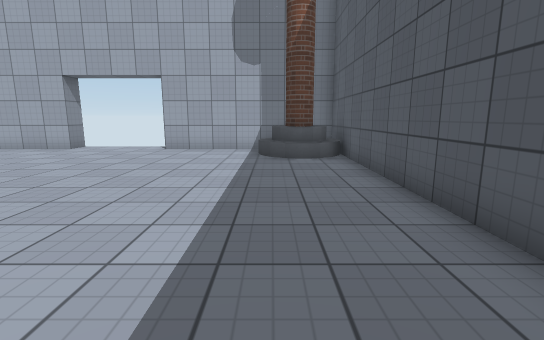
View 1 (above)

14 first-person views from a walk through a Unity game level. The camera is 1.3 m above the floor, tilts 10° down and sees 85° across. Doors are open. The floor is counted in squares, 1 m on a side. Each view is taken from the middle of a square. On the plan, view 1 faces up. The plan holds only what a view shows up to about 14 squares ahead; the rest is blank. The player is left out. Some animated figures are left out. Surface patterns are stand-ins for the level's own textures.

View 2
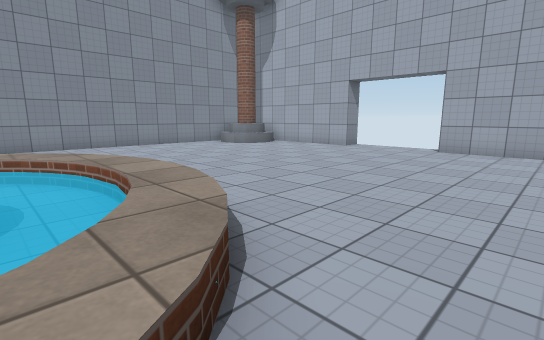

View 3
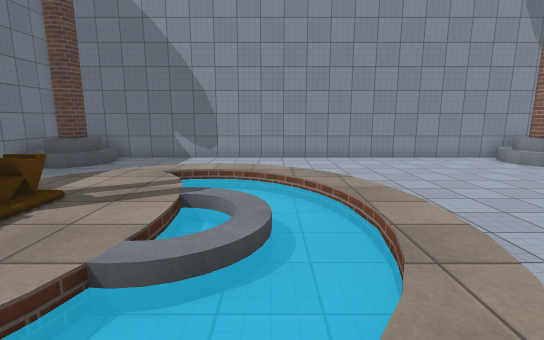

View 4
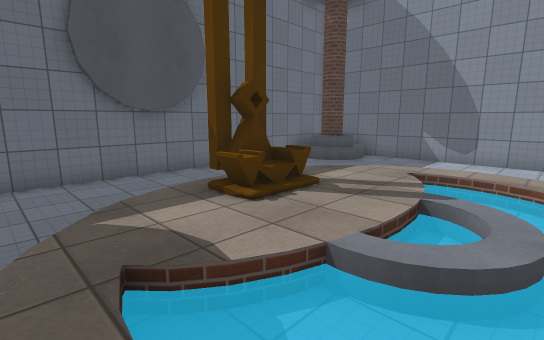

View 5
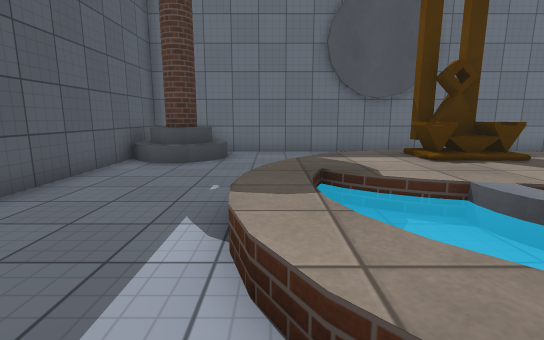

View 6
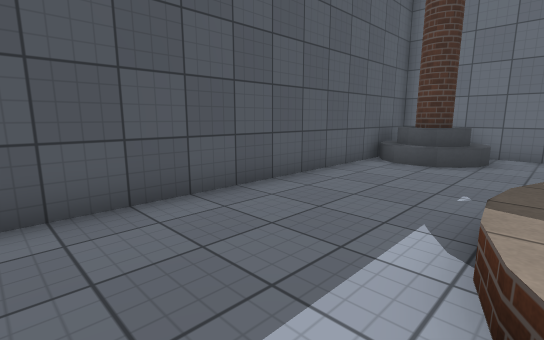

View 7
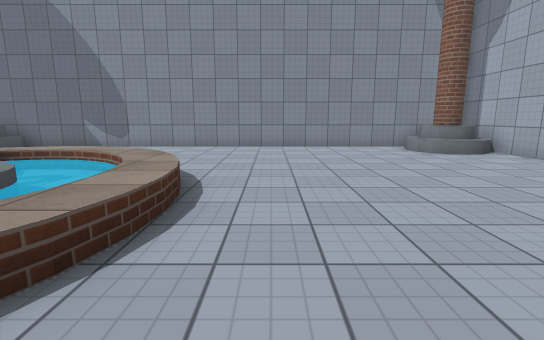

View 8
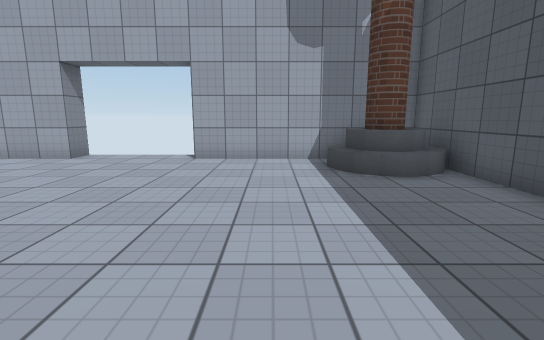

View 9
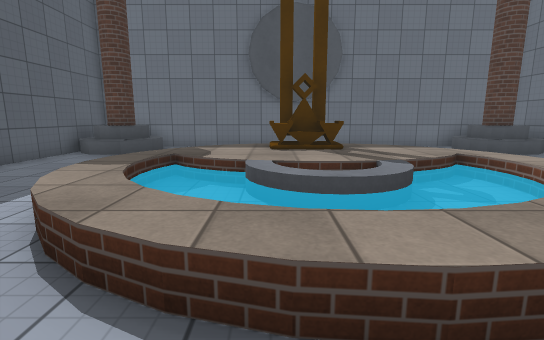

View 10
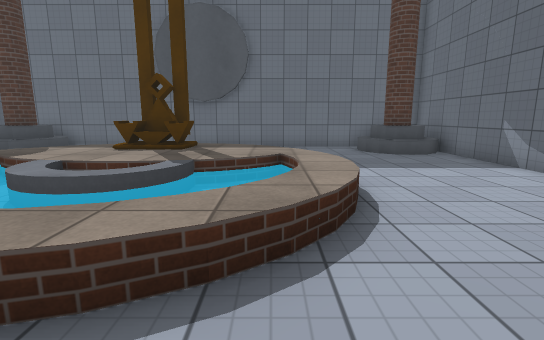

View 11
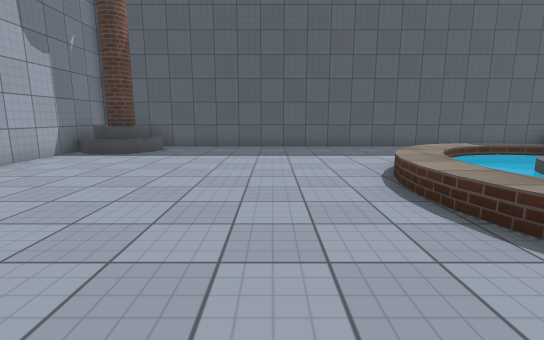

View 12
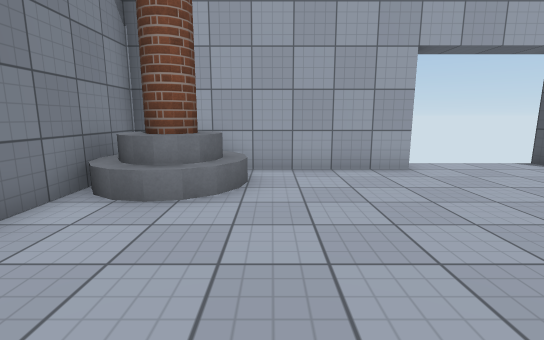

View 13
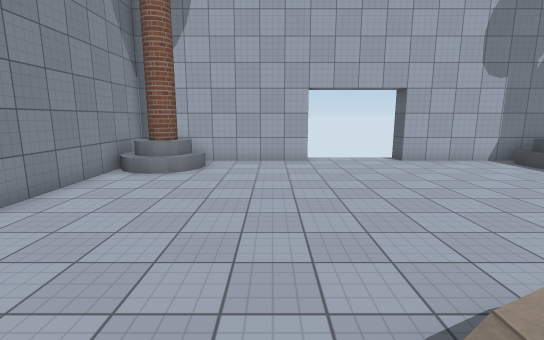

View 14
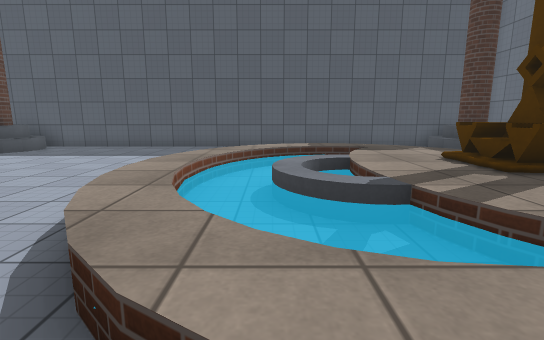

### Floor plan
Key: @ floor where view 1 was taken; # wall or solid block; . main floor; : floor 0.25 m higher than the main floor; + floor 0.5 m higher than the main floor; * floor 1.25 m higher than the main floor; / step, stairs or slope; D open door; O other object.
Columns run from 16 left of view 1 to 3 right of it. Each row starts with its distance up from view 1.
 14        #    #
 13 ########DDDD########
 12 #///............///#
 11 #/#/............/#/#
 10 #///............///#
  9 #..................#
  8 #..................#
  7 #..................#
  6 #..................#
  5 #..................#
  4 #..................#
  3 #..................#
  2 #......./+++/......#
  1 #......+/:::/+.....#
  0 #.....//:///://.@..#
 -1 #.....+::/:/::+....#
 -2 #.....+:/+++/:+....#
 -3 #...../+++++++/....#
 -4 #......+++O*++.....#
 -5 #....  ./+OO/......#
 -6 #.....       ......#
 -7 #///..    ......///#
 -8 #/#/..  ......../#/#
 -9 # //... ........// #
-10 ####################

Where each view was taken, in squares from view 1:
view 1: 0 up, 0 right, facing up
view 2: 0 up, 1 left, facing up-left
view 3: 0 up, 2 left, facing left
view 4: 0 up, 2 left, facing down-left
view 5: 2 up, 2 left, facing down
view 6: 2 up, 2 left, facing down-right
view 7: 4 up, 2 left, facing left
view 8: 3 up, 2 left, facing up
view 9: 4 up, 5 left, facing down
view 10: 4 up, 9 left, facing down
view 11: 5 up, 11 left, facing right
view 12: 5 up, 12 left, facing up
view 13: 0 up, 10 left, facing up
view 14: 0 up, 11 left, facing right
